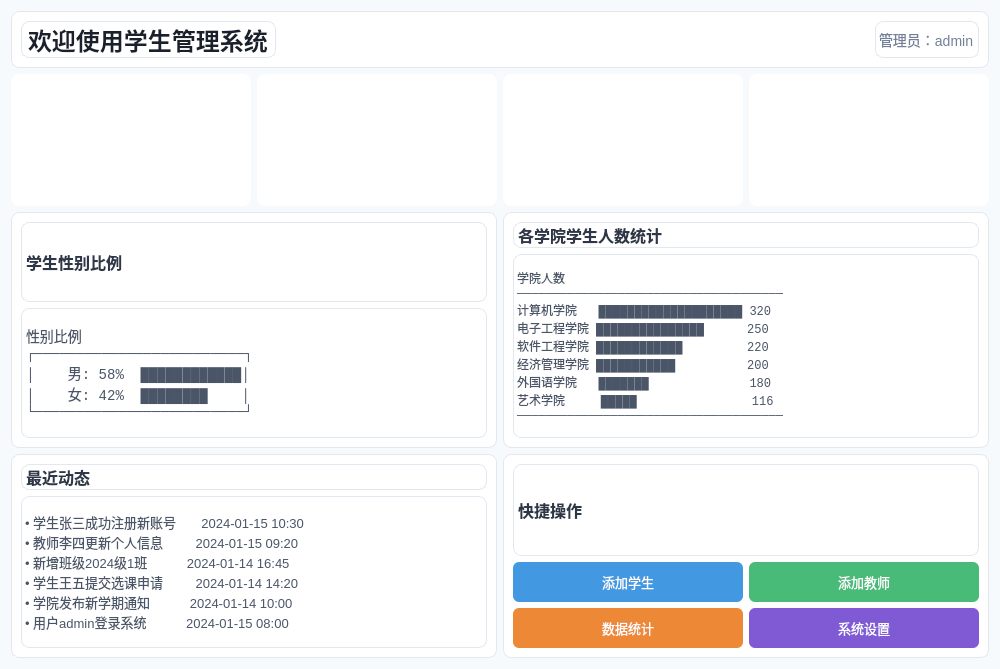
<?xml version="1.0" encoding="UTF-8"?>
<ui version="4.0">
 <class>HomePage</class>
 <widget class="QWidget" name="HomePage">
  <property name="geometry">
   <rect>
    <x>0</x>
    <y>0</y>
    <width>1000</width>
    <height>650</height>
   </rect>
  </property>
  <property name="styleSheet">
   <string notr="true">QWidget {
    background: #f7fafc;
}
QFrame {
    background: white;
    border-radius: 8px;
    border: 1px solid #e2e8f0;
}
QLabel {
    color: #4a5568;
}
</string>
  </property>
  <layout class="QVBoxLayout" name="verticalLayout">
   <item>
    <widget class="QFrame" name="headerFrame">
     <layout class="QHBoxLayout" name="horizontalLayout">
      <item>
       <widget class="QLabel" name="welcomeLabel">
        <property name="styleSheet">
         <string notr="true">font-size: 24px; font-weight: bold; color: #1a202c;</string>
        </property>
        <property name="text">
         <string>欢迎使用学生管理系统</string>
        </property>
       </widget>
      </item>
      <item>
       <spacer name="horizontalSpacer">
        <property name="orientation">
         <enum>Qt::Orientation::Horizontal</enum>
        </property>
        <property name="sizeHint" stdset="0">
         <size>
          <width>40</width>
          <height>20</height>
         </size>
        </property>
       </spacer>
      </item>
      <item>
       <widget class="QLabel" name="userLabel">
        <property name="styleSheet">
         <string notr="true">font-size: 14px; color: #718096;</string>
        </property>
        <property name="text">
         <string>管理员：admin</string>
        </property>
       </widget>
      </item>
     </layout>
    </widget>
   </item>
   <item>
    <layout class="QHBoxLayout" name="horizontalLayout_2">
     <item>
      <widget class="QFrame" name="studentCountFrame">
       <property name="styleSheet">
        <string notr="true">QFrame {
        background-color: qlineargradient(
            x1:0, y1:0,
            x2:1, y2:1,
            stop:0 #667eea,
            stop:1 #764ba2
        );
        border: none;
    }
    QLabel {
        color: white;
    }</string>
       </property>
       <layout class="QVBoxLayout" name="verticalLayout_2">
        <item>
         <widget class="QLabel" name="studentIcon">
          <property name="styleSheet">
           <string notr="true">font-size: 32px;</string>
          </property>
          <property name="text">
           <string>学生</string>
          </property>
         </widget>
        </item>
        <item>
         <widget class="QLabel" name="studentCount">
          <property name="styleSheet">
           <string notr="true">font-size: 28px; font-weight: bold;</string>
          </property>
          <property name="text">
           <string>1,286</string>
          </property>
         </widget>
        </item>
        <item>
         <widget class="QLabel" name="studentLabel">
          <property name="styleSheet">
           <string notr="true">font-size: 14px; opacity: 0.9;</string>
          </property>
          <property name="text">
           <string>学生总数</string>
          </property>
         </widget>
        </item>
       </layout>
      </widget>
     </item>
     <item>
      <widget class="QFrame" name="teacherCountFrame">
       <property name="styleSheet">
        <string notr="true">QFrame {
        background-color: qlineargradient(
            x1:0, y1:0,
            x2:1, y2:1,
            stop:0 #f093fb,
            stop:1 #f5576c
        );
    border: none;
}
QLabel {
    color: white;
}</string>
       </property>
       <layout class="QVBoxLayout" name="verticalLayout_3">
        <item>
         <widget class="QLabel" name="teacherIcon">
          <property name="styleSheet">
           <string notr="true">font-size: 32px;</string>
          </property>
          <property name="text">
           <string>教师</string>
          </property>
         </widget>
        </item>
        <item>
         <widget class="QLabel" name="teacherCount">
          <property name="styleSheet">
           <string notr="true">font-size: 28px; font-weight: bold;</string>
          </property>
          <property name="text">
           <string>320</string>
          </property>
         </widget>
        </item>
        <item>
         <widget class="QLabel" name="teacherLabel">
          <property name="styleSheet">
           <string notr="true">font-size: 14px; opacity: 0.9;</string>
          </property>
          <property name="text">
           <string>教师总数</string>
          </property>
         </widget>
        </item>
       </layout>
      </widget>
     </item>
     <item>
      <widget class="QFrame" name="classCountFrame">
       <property name="styleSheet">
        <string notr="true">QFrame {
        background-color: qlineargradient(
            x1:0, y1:0,
            x2:1, y2:1,
            stop:0 #4facfe,
            stop:1 #00f2fe
        );
    border: none;
}
QLabel {
    color: white;
}</string>
       </property>
       <layout class="QVBoxLayout" name="verticalLayout_4">
        <item>
         <widget class="QLabel" name="classIcon">
          <property name="styleSheet">
           <string notr="true">font-size: 32px;</string>
          </property>
          <property name="text">
           <string>班级</string>
          </property>
         </widget>
        </item>
        <item>
         <widget class="QLabel" name="classCount">
          <property name="styleSheet">
           <string notr="true">font-size: 28px; font-weight: bold;</string>
          </property>
          <property name="text">
           <string>48</string>
          </property>
         </widget>
        </item>
        <item>
         <widget class="QLabel" name="classLabel">
          <property name="styleSheet">
           <string notr="true">font-size: 14px; opacity: 0.9;</string>
          </property>
          <property name="text">
           <string>班级总数</string>
          </property>
         </widget>
        </item>
       </layout>
      </widget>
     </item>
     <item>
      <widget class="QFrame" name="collegeCountFrame">
       <property name="styleSheet">
        <string notr="true">QFrame {
        background-color: qlineargradient(
            x1:0, y1:0,
            x2:1, y2:1,
            stop:0 #43e97b,
            stop:1 #38f9d7
        );
    border: none;
}
QLabel {
    color: white;
}</string>
       </property>
       <layout class="QVBoxLayout" name="verticalLayout_5">
        <item>
         <widget class="QLabel" name="collegeIcon">
          <property name="styleSheet">
           <string notr="true">font-size: 32px;</string>
          </property>
          <property name="text">
           <string>学院</string>
          </property>
         </widget>
        </item>
        <item>
         <widget class="QLabel" name="collegeCount">
          <property name="styleSheet">
           <string notr="true">font-size: 28px; font-weight: bold;</string>
          </property>
          <property name="text">
           <string>6</string>
          </property>
         </widget>
        </item>
        <item>
         <widget class="QLabel" name="collegeLabel">
          <property name="styleSheet">
           <string notr="true">font-size: 14px; opacity: 0.9;</string>
          </property>
          <property name="text">
           <string>学院总数</string>
          </property>
         </widget>
        </item>
       </layout>
      </widget>
     </item>
    </layout>
   </item>
   <item>
    <layout class="QHBoxLayout" name="horizontalLayout_3">
     <item>
      <widget class="QFrame" name="chartFrame1">
       <layout class="QVBoxLayout" name="verticalLayout_6">
        <item>
         <widget class="QLabel" name="chart1Title">
          <property name="styleSheet">
           <string notr="true">font-size: 16px; font-weight: bold; color: #2d3748;</string>
          </property>
          <property name="text">
           <string>学生性别比例</string>
          </property>
         </widget>
        </item>
        <item>
         <widget class="QLabel" name="pieChart">
          <property name="styleSheet">
           <string notr="true">font-family: monospace; font-size: 14px; color: #4a5568;</string>
          </property>
          <property name="text">
           <string>
性别比例
┌─────────────────────────┐
│    男: 58%  ████████████│
│    女: 42%  ████████    │
└─────────────────────────┘
           </string>
          </property>
         </widget>
        </item>
       </layout>
      </widget>
     </item>
     <item>
      <widget class="QFrame" name="chartFrame2">
       <layout class="QVBoxLayout" name="verticalLayout_7">
        <item>
         <widget class="QLabel" name="chart2Title">
          <property name="styleSheet">
           <string notr="true">font-size: 16px; font-weight: bold; color: #2d3748;</string>
          </property>
          <property name="text">
           <string>各学院学生人数统计</string>
          </property>
         </widget>
        </item>
        <item>
         <widget class="QLabel" name="barChart">
          <property name="styleSheet">
           <string notr="true">font-family: monospace; font-size: 12px; color: #4a5568;</string>
          </property>
          <property name="text">
           <string>
学院人数
─────────────────────────────────────
计算机学院   ████████████████████ 320
电子工程学院 ███████████████      250
软件工程学院 ████████████         220
经济管理学院 ███████████          200
外国语学院   ███████              180
艺术学院     █████                116
─────────────────────────────────────
           </string>
          </property>
         </widget>
        </item>
       </layout>
      </widget>
     </item>
    </layout>
   </item>
   <item>
    <layout class="QHBoxLayout" name="horizontalLayout_4">
     <item>
      <widget class="QFrame" name="recentFrame">
       <layout class="QVBoxLayout" name="verticalLayout_8">
        <item>
         <widget class="QLabel" name="recentTitle">
          <property name="styleSheet">
           <string notr="true">font-size: 16px; font-weight: bold; color: #2d3748;</string>
          </property>
          <property name="text">
           <string>最近动态</string>
          </property>
         </widget>
        </item>
        <item>
         <widget class="QLabel" name="recentList">
          <property name="styleSheet">
           <string notr="true">font-size: 13px; color: #4a5568;</string>
          </property>
          <property name="text">
           <string>
• 学生张三成功注册新账号       2024-01-15 10:30
• 教师李四更新个人信息         2024-01-15 09:20
• 新增班级2024级1班           2024-01-14 16:45
• 学生王五提交选课申请         2024-01-14 14:20
• 学院发布新学期通知           2024-01-14 10:00
• 用户admin登录系统           2024-01-15 08:00
           </string>
          </property>
         </widget>
        </item>
       </layout>
      </widget>
     </item>
     <item>
      <widget class="QFrame" name="quickFrame">
       <layout class="QVBoxLayout" name="verticalLayout_9">
        <item>
         <widget class="QLabel" name="quickTitle">
          <property name="styleSheet">
           <string notr="true">font-size: 16px; font-weight: bold; color: #2d3748;</string>
          </property>
          <property name="text">
           <string>快捷操作</string>
          </property>
         </widget>
        </item>
        <item>
         <layout class="QGridLayout" name="gridLayout">
          <item row="0" column="0">
           <widget class="QPushButton" name="AddStudentsquickBtn">
            <property name="styleSheet">
             <string notr="true">QPushButton {
    background: #4299e1;
    color: white;
    border: none;
    border-radius: 6px;
    padding: 10px;
    font-size: 13px;
}
QPushButton:hover {
    background: #3182ce;
}</string>
            </property>
            <property name="text">
             <string>添加学生</string>
            </property>
           </widget>
          </item>
          <item row="0" column="1">
           <widget class="QPushButton" name="AddTeachersquickBtn">
            <property name="styleSheet">
             <string notr="true">QPushButton {
    background: #48bb78;
    color: white;
    border: none;
    border-radius: 6px;
    padding: 10px;
    font-size: 13px;
}
QPushButton:hover {
    background: #38a169;
}</string>
            </property>
            <property name="text">
             <string>添加教师</string>
            </property>
           </widget>
          </item>
          <item row="1" column="0">
           <widget class="QPushButton" name="DataStatisticsBtn">
            <property name="styleSheet">
             <string notr="true">QPushButton {
    background: #ed8936;
    color: white;
    border: none;
    border-radius: 6px;
    padding: 10px;
    font-size: 13px;
}
QPushButton:hover {
    background: #dd6b20;
}</string>
            </property>
            <property name="text">
             <string>数据统计</string>
            </property>
           </widget>
          </item>
          <item row="1" column="1">
           <widget class="QPushButton" name="quickBtn4">
            <property name="styleSheet">
             <string notr="true">QPushButton {
    background: #805ad5;
    color: white;
    border: none;
    border-radius: 6px;
    padding: 10px;
    font-size: 13px;
}
QPushButton:hover {
    background: #6b46c1;
}</string>
            </property>
            <property name="text">
             <string>系统设置</string>
            </property>
           </widget>
          </item>
         </layout>
        </item>
       </layout>
      </widget>
     </item>
    </layout>
   </item>
  </layout>
 </widget>
 <resources/>
 <connections/>
</ui>
